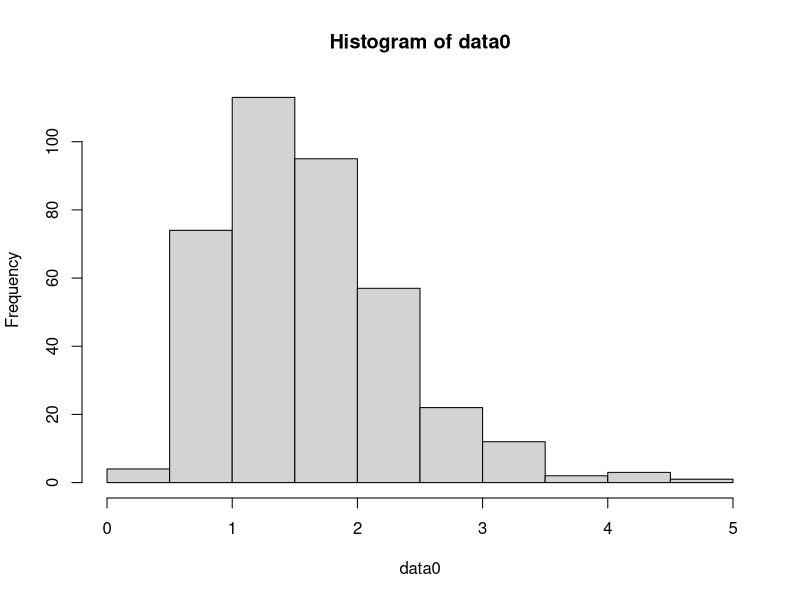
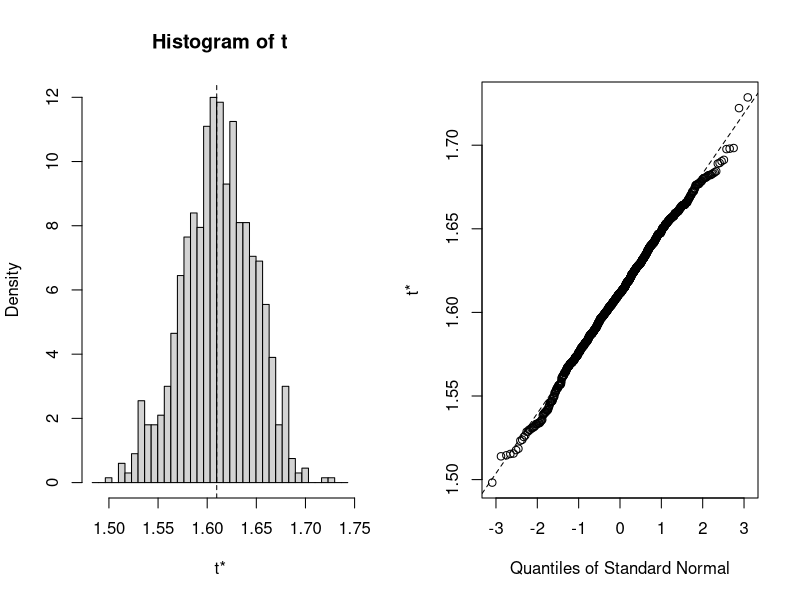

Recreate these plots in R, in order.
rm(list=ls())
# Simulated data
set.seed(123)
data0 = rgamma(383,5,3)
mean(data0) # Sample mean

hist(data0) # Histogram of the data

library(boot) 

# function to obtain the mean
Bmean <- function(data, indices) {
  d <- data[indices] # allows boot to select sample 
  return(mean(d))
} 

# bootstrapping with 1000 replications 
results <- boot(data=data0, statistic=Bmean, R=1000)

# view results
results 
plot(results)

# get 95% confidence interval 
boot.ci(results, type=c("norm", "basic", "perc", "bca"))